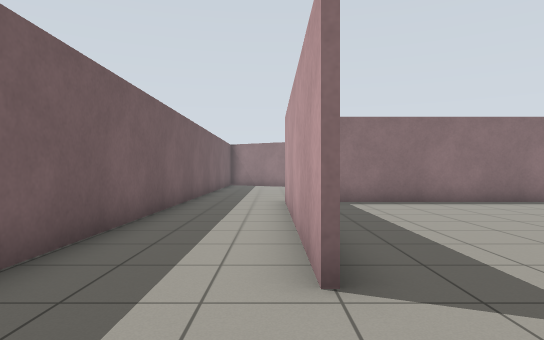
view 1 (above)

18 first-person views from a walk through a robot-simulator world made for Gazebo. The camera is 0.94 m above the floor, looks level and sees 75° across. The floor is counted in squares, 1 m on a side. Each view is taken from the middle of a square. On the plan, view 1 faces up. The plan holds only what a view shows up to about 12 squares ahead; the rest is blank. The place goes on beyond the plan.

view 2
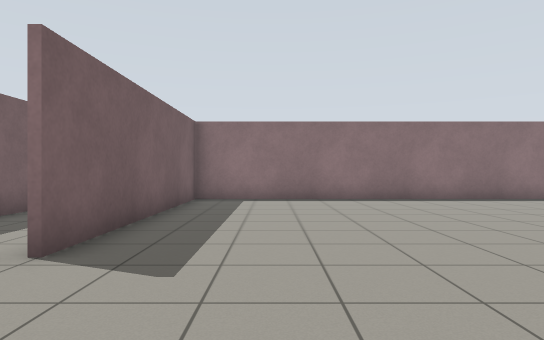

view 3
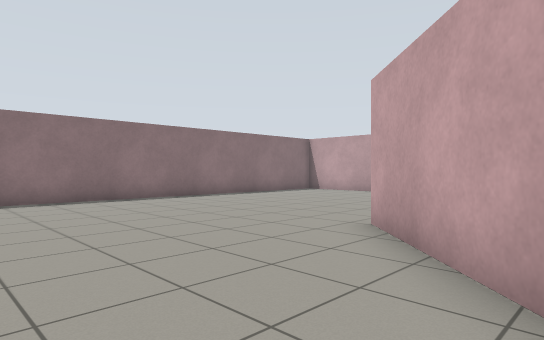

view 4
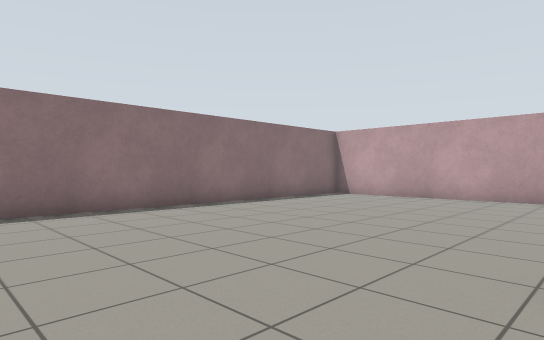

view 5
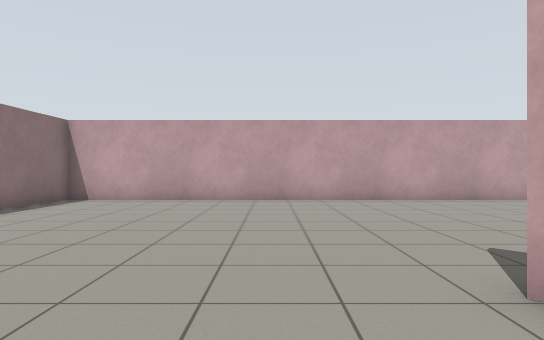

view 6
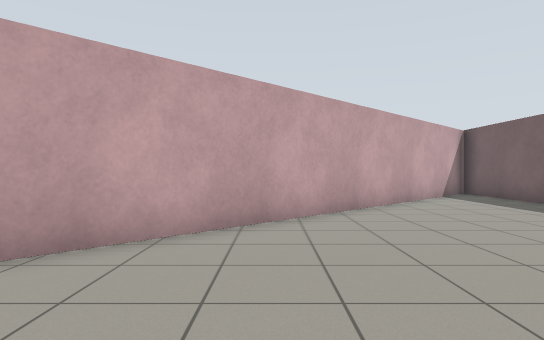

view 7
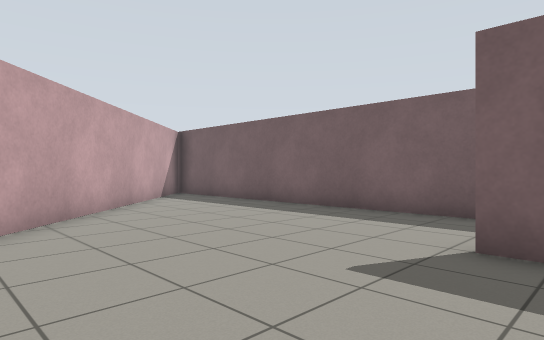

view 8
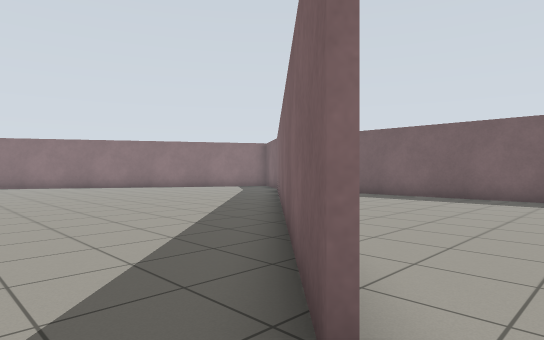

view 9
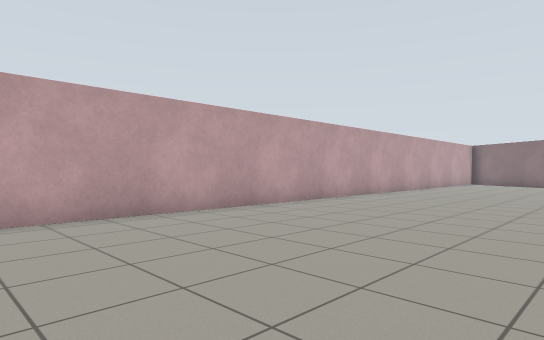

view 10
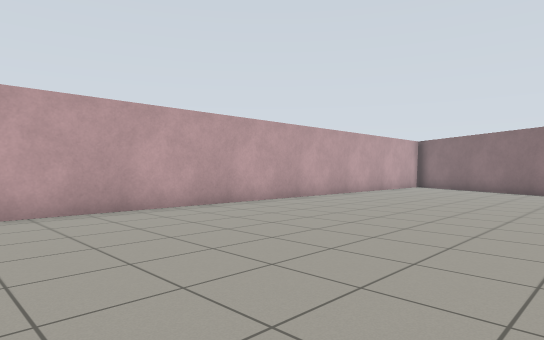

view 11
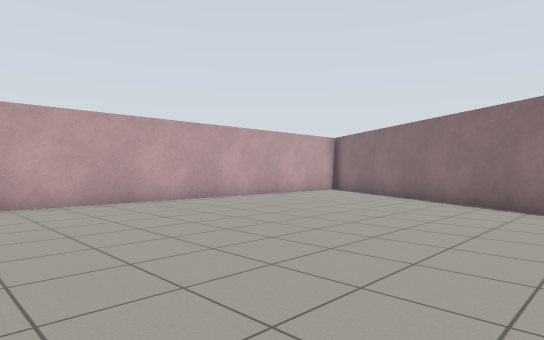

view 12
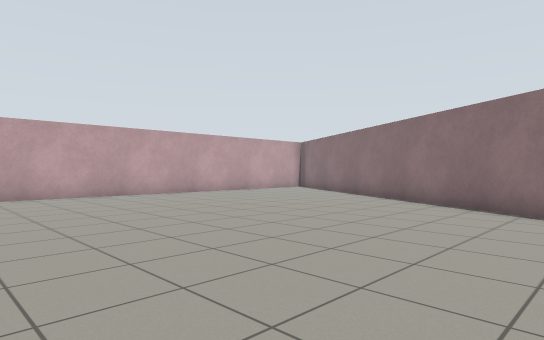

view 13
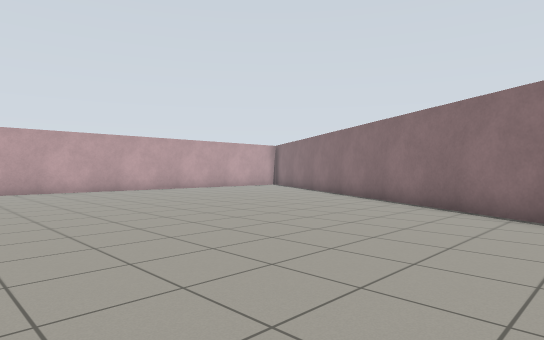

view 14
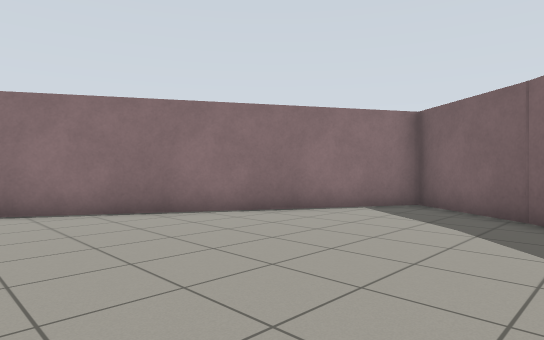

view 15
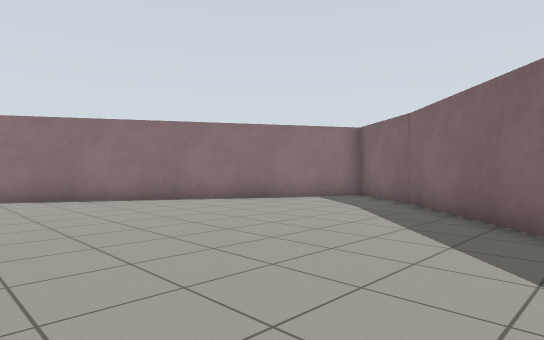

view 16
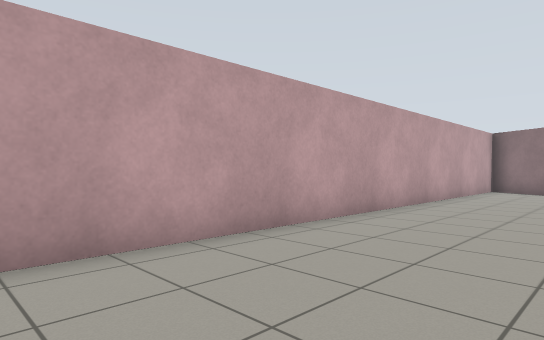

view 17
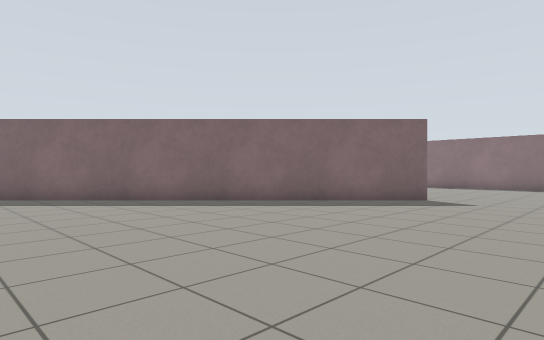

view 18
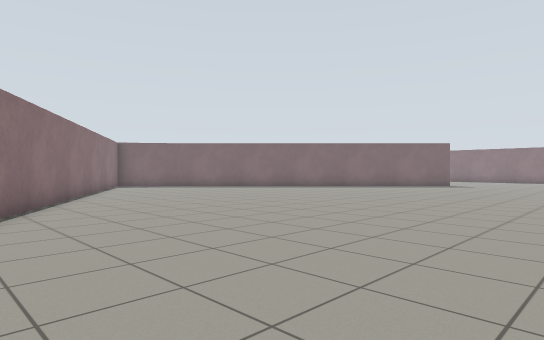

### Floor plan
Points are (right, up) in squares from view 1. A wall is a line through its corners. A room is listed if a view was taken in it or the views show most of it. See-through windows are left out.
Room 1 (views 1, 2, 3, 4, 5, 6, 7, 8, 9, 10, 11, 12, 13, 14, 15, 16, 17, 18)
walls: (8.7, 2.1) (-2.6, -9.2) (-4.5, -11.9) (10, -20.3); (-0.8, -7.2) (8.6, 2.2); (0.4, 2.7) (0.4, 10.4); (-2.6, 10.5) (-2.6, -7); (17.1, -19.9) (17.1, 10.4) (0.5, 10.4) (0.5, 2.7)

Positions as (right, up) in squares from view 1, and headings:
1: (0, 0), facing up
2: (3, -1), facing up
3: (3, -1), facing up-right
4: (5, 2), facing up-right
5: (6, 4), facing right
6: (5, 5), facing down
7: (5, 4), facing down-left
8: (10, 3), facing down-left
9: (10, 1), facing down-right
10: (9, -5), facing down-right
11: (7, -10), facing down-right
12: (4, -9), facing down-right
13: (1, -8), facing down-right
14: (5, -8), facing down-left
15: (7, -5), facing down-left
16: (13, -7), facing down-right
17: (13, -9), facing up-left
18: (16, -20), facing up-left
